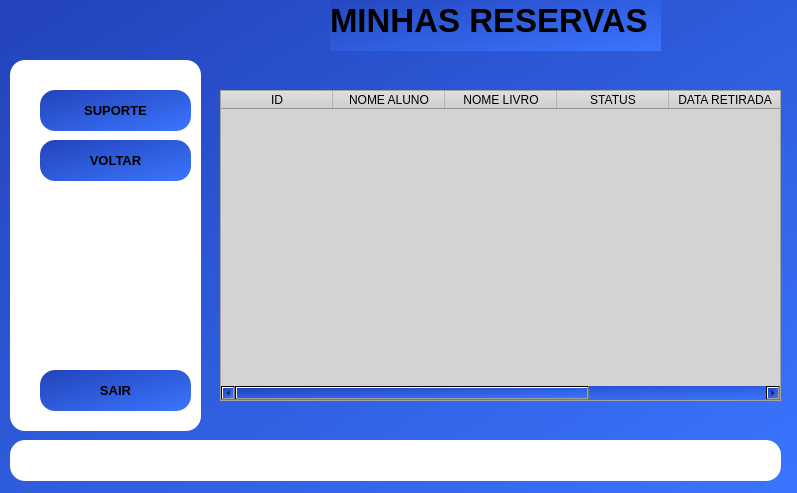
<?xml version="1.0" encoding="UTF-8"?>
<ui version="4.0">
 <class>MainWindow</class>
 <widget class="QMainWindow" name="MainWindow">
  <property name="geometry">
   <rect>
    <x>0</x>
    <y>0</y>
    <width>797</width>
    <height>493</height>
   </rect>
  </property>
  <property name="maximumSize">
   <size>
    <width>797</width>
    <height>493</height>
   </size>
  </property>
  <property name="windowTitle">
   <string>Minhas Reservas</string>
  </property>
  <property name="styleSheet">
   <string notr="true">background-color: qlineargradient(spread:pad, x1:0, y1:0, x2:1, y2:1, stop:0 rgba(35, 67, 185, 255), stop:1 rgba(58, 117, 255, 255));</string>
  </property>
  <widget class="QWidget" name="centralwidget">
   <widget class="QLabel" name="menu">
    <property name="geometry">
     <rect>
      <x>10</x>
      <y>60</y>
      <width>191</width>
      <height>371</height>
     </rect>
    </property>
    <property name="styleSheet">
     <string notr="true">border-radius:15px;
background-color: rgb(255, 255, 255);</string>
    </property>
    <property name="text">
     <string/>
    </property>
   </widget>
   <widget class="QLabel" name="titulo">
    <property name="geometry">
     <rect>
      <x>330</x>
      <y>-10</y>
      <width>331</width>
      <height>61</height>
     </rect>
    </property>
    <property name="font">
     <font>
      <pointsize>25</pointsize>
      <weight>75</weight>
      <bold>true</bold>
     </font>
    </property>
    <property name="styleSheet">
     <string notr="true"/>
    </property>
    <property name="text">
     <string>MINHAS RESERVAS</string>
    </property>
   </widget>
   <widget class="QPushButton" name="Bsuporte">
    <property name="geometry">
     <rect>
      <x>40</x>
      <y>90</y>
      <width>151</width>
      <height>41</height>
     </rect>
    </property>
    <property name="font">
     <font>
      <pointsize>10</pointsize>
      <weight>75</weight>
      <bold>true</bold>
     </font>
    </property>
    <property name="styleSheet">
     <string notr="true">border-radius: 15px;
background-color: qlineargradient(spread:pad, x1:0, y1:0, x2:1, y2:1, stop:0 rgba(35, 67, 185, 255), stop:1 rgba(58, 117, 255, 255));</string>
    </property>
    <property name="text">
     <string>SUPORTE</string>
    </property>
    <property name="icon">
     <iconset>
      <normaloff>icons/suporte-tecnico.png</normaloff>icons/suporte-tecnico.png</iconset>
    </property>
   </widget>
   <widget class="QPushButton" name="Bsair">
    <property name="geometry">
     <rect>
      <x>40</x>
      <y>370</y>
      <width>151</width>
      <height>41</height>
     </rect>
    </property>
    <property name="font">
     <font>
      <pointsize>10</pointsize>
      <weight>75</weight>
      <bold>true</bold>
     </font>
    </property>
    <property name="styleSheet">
     <string notr="true">border-radius: 15px;
background-color: qlineargradient(spread:pad, x1:0, y1:0, x2:1, y2:1, stop:0 rgba(35, 67, 185, 255), stop:1 rgba(58, 117, 255, 255));</string>
    </property>
    <property name="text">
     <string>SAIR</string>
    </property>
    <property name="icon">
     <iconset>
      <normaloff>icons/sair.png</normaloff>icons/sair.png</iconset>
    </property>
   </widget>
   <widget class="QLabel" name="fundologue">
    <property name="geometry">
     <rect>
      <x>10</x>
      <y>440</y>
      <width>771</width>
      <height>41</height>
     </rect>
    </property>
    <property name="styleSheet">
     <string notr="true">border-radius:15px;
background-color: rgb(255, 255, 255);</string>
    </property>
    <property name="text">
     <string/>
    </property>
   </widget>
   <widget class="QLabel" name="logue">
    <property name="geometry">
     <rect>
      <x>210</x>
      <y>450</y>
      <width>411</width>
      <height>21</height>
     </rect>
    </property>
    <property name="font">
     <font>
      <pointsize>10</pointsize>
      <weight>75</weight>
      <bold>true</bold>
     </font>
    </property>
    <property name="styleSheet">
     <string notr="true">background-color: rgb(255, 255, 255);</string>
    </property>
    <property name="text">
     <string/>
    </property>
   </widget>
   <widget class="QPushButton" name="Bvoltar">
    <property name="geometry">
     <rect>
      <x>40</x>
      <y>140</y>
      <width>151</width>
      <height>41</height>
     </rect>
    </property>
    <property name="font">
     <font>
      <pointsize>10</pointsize>
      <weight>75</weight>
      <bold>true</bold>
     </font>
    </property>
    <property name="styleSheet">
     <string notr="true">border-radius: 15px;
background-color: qlineargradient(spread:pad, x1:0, y1:0, x2:1, y2:1, stop:0 rgba(35, 67, 185, 255), stop:1 rgba(58, 117, 255, 255));</string>
    </property>
    <property name="text">
     <string>VOLTAR</string>
    </property>
    <property name="icon">
     <iconset>
      <normaloff>icons/voltar.png</normaloff>icons/voltar.png</iconset>
    </property>
   </widget>
   <widget class="QTableWidget" name="tableWidget">
    <property name="geometry">
     <rect>
      <x>220</x>
      <y>90</y>
      <width>561</width>
      <height>311</height>
     </rect>
    </property>
    <property name="styleSheet">
     <string notr="true">background-color: rgb(211, 211, 211);</string>
    </property>
    <attribute name="horizontalHeaderDefaultSectionSize">
     <number>112</number>
    </attribute>
    <column>
     <property name="text">
      <string>ID</string>
     </property>
    </column>
    <column>
     <property name="text">
      <string>NOME ALUNO</string>
     </property>
    </column>
    <column>
     <property name="text">
      <string>NOME LIVRO</string>
     </property>
    </column>
    <column>
     <property name="text">
      <string>STATUS</string>
     </property>
    </column>
    <column>
     <property name="text">
      <string>DATA RETIRADA</string>
     </property>
    </column>
    <column>
     <property name="text">
      <string>DATA ENTREGA</string>
     </property>
    </column>
   </widget>
  </widget>
 </widget>
 <resources/>
 <connections/>
</ui>
